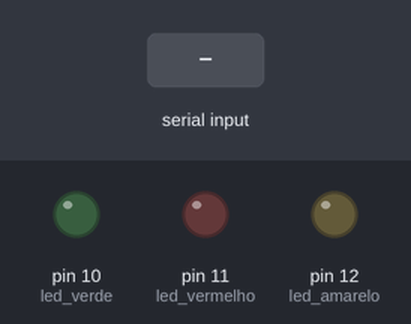
A sketch run on a simulated Arduino Uno, built with avr-gcc and run on an emulated ATmega328P. Shown: output pins drawn as LEDs (lit = HIGH). The test bench sets the inputs (shaded band).

Above: at 1.2 s.
1.3 s: "R" received over Serial
At 2.1 s:
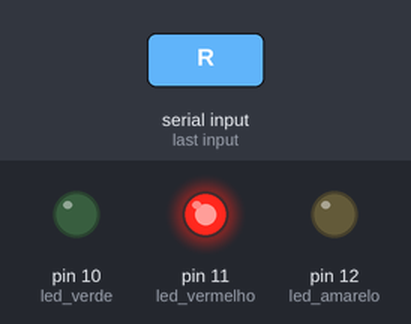
2.8 s: "G" received over Serial
At 3.2 s:
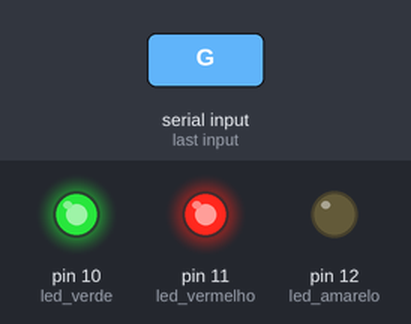
4.3 s: "r" received over Serial
At 5.5 s:
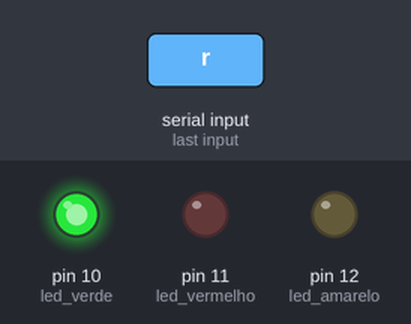
5.8 s: "Y" received over Serial
At 6.7 s:
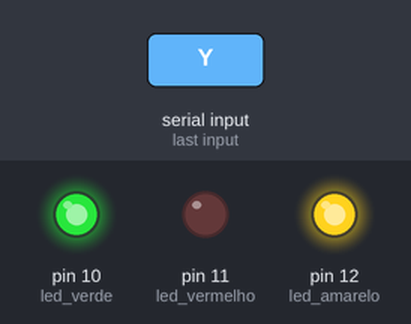
7.3 s: "g" received over Serial
At 7.9 s:
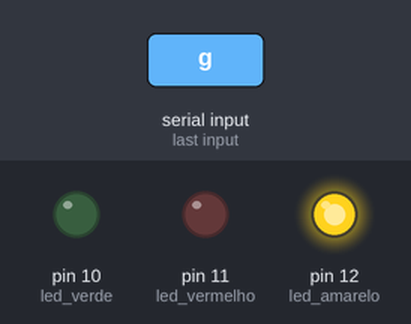
8.8 s: "y" received over Serial
At 10.2 s:
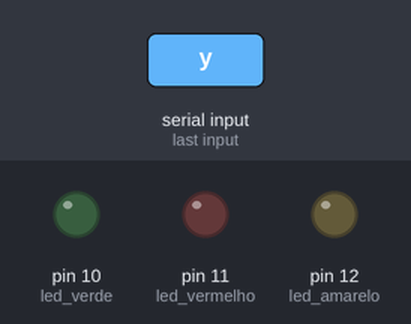
Timing chart, 0 to 11.3 s (numbered marks = the images above; inputs shaded):
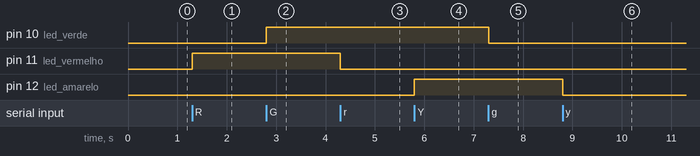

Measured:
- after the input at 1.3 s, pin 11 (led_vermelho): LOW → HIGH at once
- after the input at 2.8 s, pin 10 (led_verde): LOW → HIGH at once
- after the input at 4.3 s, pin 11 (led_vermelho): HIGH → LOW at once
- after the input at 5.8 s, pin 12 (led_amarelo): LOW → HIGH at once
- after the input at 7.3 s, pin 10 (led_verde): HIGH → LOW at once
- after the input at 8.8 s, pin 12 (led_amarelo): HIGH → LOW at once

The sketch:

apaga-leds.ino
```cpp
const int led_vermelho = 11;
const int led_verde  = 10;
const int led_amarelo   = 12;
char led;

void setup() {
  pinMode(led_vermelho, OUTPUT);
  pinMode(led_verde, OUTPUT);
  pinMode(led_amarelo, OUTPUT);
  Serial.begin(9600);
}

void loop() {
  if (Serial.available()) {
    led = Serial.read();

    if (led == 'R') { // Led vermelho - red
      digitalWrite(led_vermelho, HIGH); // Acende led
    }

    else {
      if (led == 'r') {
        digitalWrite(led_vermelho, LOW); // Apaga led
      }
    }

    if (led == 'G') { // Led verde - green
      digitalWrite(led_verde, HIGH); // Acende led
    }

    else {
      if (led == 'g') {
        digitalWrite(led_verde, LOW); // Apaga led
      }
    }

    if (led == 'Y') { // Led amarelo - yellow
      digitalWrite(led_amarelo, HIGH); // Acende led
    }

    else {
      if (led == 'y') {
        digitalWrite(led_amarelo, LOW); // Apaga led
      }
    }

  }
}
```
